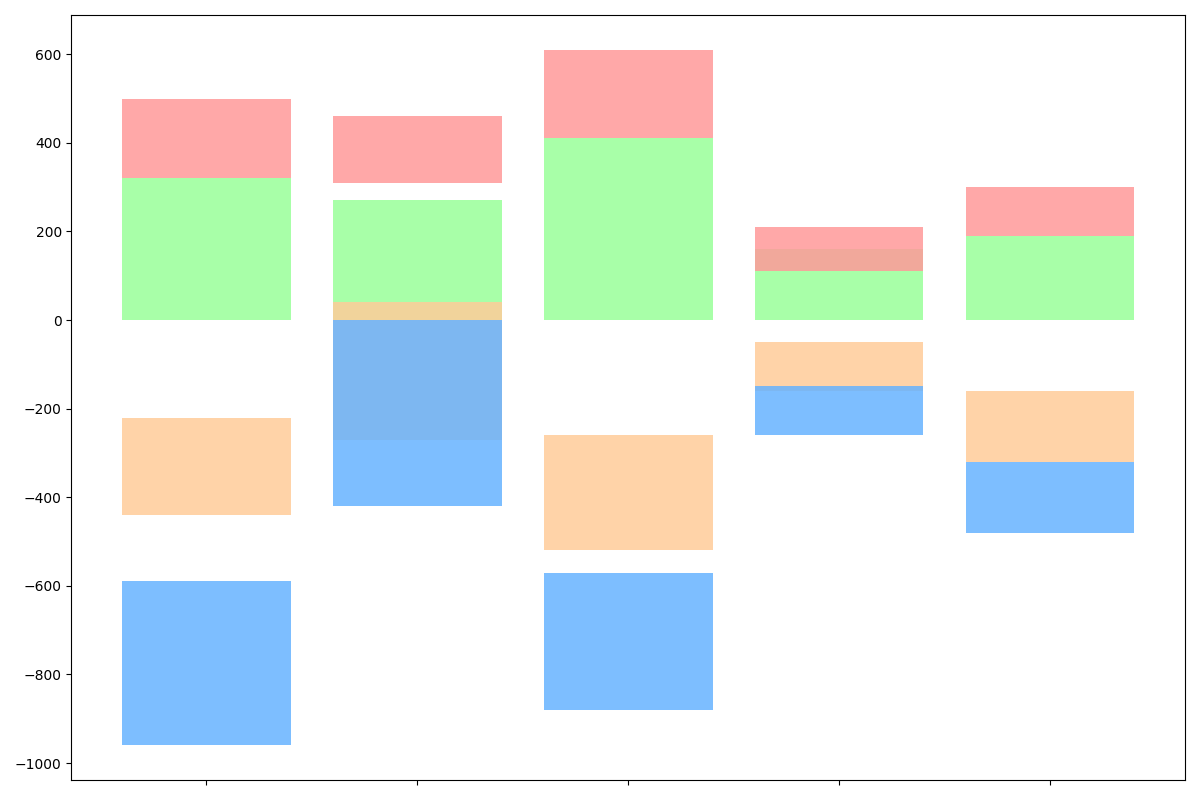

Python code for this plot:
import matplotlib.pyplot as plt
import numpy as np

regions = ['North America', 'Europe', 'Asia', 'Africa', 'South America']
sectors = ['Wildlife Protection', 'Forest Conservation', 'Ocean Cleanup', 'Renewable Energy']

contributions = np.array([
    [320, -220, 180, -370],
    [-270, 310, -150, 420],
    [410, -260, 200, -310],
    [-160, 110, -100, 110],
    [190, -160, 110, -160]
])

fig, ax = plt.subplots(figsize=(12, 8))

colors = ['#99FF99', '#FFCC99', '#FF9999', '#66B3FF']

cumulative_positive = np.where(contributions > 0, contributions, 0).cumsum(axis=1)
cumulative_negative = np.where(contributions < 0, contributions, 0).cumsum(axis=1)

for i, sector in enumerate(sectors):
    ax.bar(regions, contributions[:, i],
           color=colors[i], alpha=0.85,
           bottom=cumulative_negative[:, i] if contributions[:, i][0] < 0 else 
           cumulative_positive[:, i] - contributions[:, i])

# Removed axis labels and title
ax.set_xticks(np.arange(len(regions)))
ax.set_xticklabels([])  # Removed group labels

plt.tight_layout()

plt.show()
